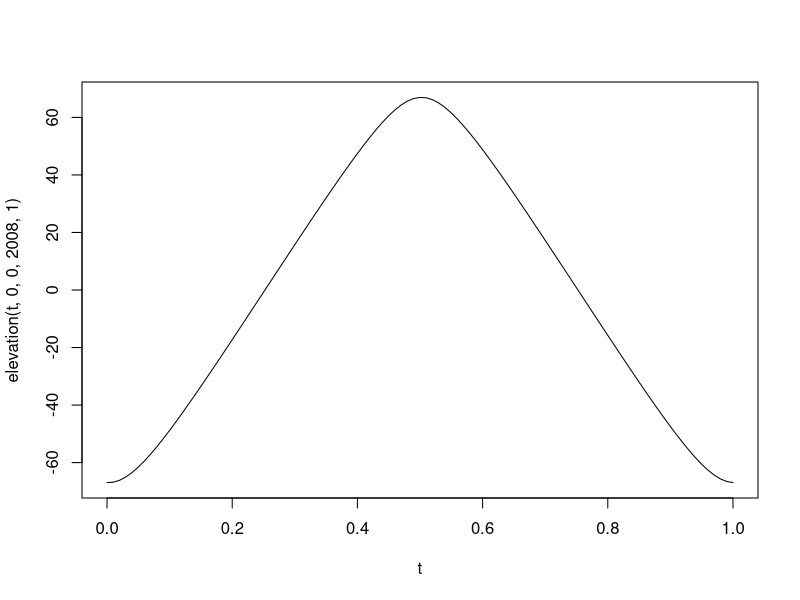

Source code (R):
Latitude = 0
Longitude = 0
year = 2008
day = 1
t=.5


elevation = function(t,Latitude,Longitude,year,day){
  #Converting the year and day to Julian Day and Century. 2454466.5 is
  #12:00 AM of Jan 1 2008. Using mid day as the average 2454467 is Jan 1 2008
  #ifelse(year == 2008, JulianDay = 2454466+day, JulianDay = 2454467+day+(year-2008)*365);
  JulianDay = 2454466+day;
  ##Calculate solar position constants for the day in question. These
  ##functions were obtained from an NOAA Solar Calculations spreadsheet.
  ##Note: the variation seen throughout a given day is so small that we can
  ##treat these as constants. More on this later.
  JulianCentury = (JulianDay-2451545)/36525;
  GeomMeanLongSunDeg = 280.46646+JulianCentury*(36000.76983+JulianCentury*.0003032)%%360;
  GeomMeanAnomSunDeg = 357.52911+JulianCentury*(35999.05029 - 0.0001537*JulianCentury);
  EccentEarthOrbit = 0.016708634-JulianCentury*(0.000042037+0.0000001267*JulianCentury);
  SunEqOfCtr = sin(pi/180*(GeomMeanAnomSunDeg))*(1.914602-JulianCentury*(0.004817+0.000014*JulianCentury))+sin(pi/180*(2*GeomMeanAnomSunDeg))*(0.019993-0.000101*JulianCentury)+sin(pi/180*(3*GeomMeanAnomSunDeg))*0.000289;
  SunTrueLongDeg = GeomMeanLongSunDeg+SunEqOfCtr;
  SunAppLongDeg = SunTrueLongDeg-0.00569-0.00478*sin(pi/180*(125.04-1934.136*JulianCentury));
  MeanObliqEclipticDeg = 23+(26+((21.448-JulianCentury*(46.815+JulianCentury*(0.00059-JulianCentury*0.001813))))/60)/60;
  ObliqCorrDeg = MeanObliqEclipticDeg+0.00256*cos(pi/180*(125.04-1934.136*JulianCentury));
  SunDeclineDeg = 180/pi*(asin(sin(pi/180*(ObliqCorrDeg))*sin(pi/180*(SunAppLongDeg))));
  vary = tan(pi/180*(ObliqCorrDeg/2))*tan(pi/180*(ObliqCorrDeg/2));
  EqOfTimeMinutes = 4*180/pi*(vary*sin(2*pi/180*(GeomMeanLongSunDeg))-2*EccentEarthOrbit*sin(pi/180*(GeomMeanAnomSunDeg))+4*EccentEarthOrbit*vary*sin(pi/180*(GeomMeanAnomSunDeg))*cos(2*pi/180*(GeomMeanLongSunDeg))-0.5*vary*vary*sin(4*pi/180*(GeomMeanLongSunDeg))-1.25*EccentEarthOrbit*EccentEarthOrbit*sin(2*pi/180*(GeomMeanAnomSunDeg)));

  ## Define maximum PAR ratio: Solar Constant*.487(%of radiation that makes up PAR)*scale(100)/Sin(90)
  MaxRatio=.487*1361*100;
  srssangle = 90;
  HASunriseDeg = Re(180/pi*(acos(cos(pi/180*(srssangle))/(cos(pi/180*(Latitude))*cos(pi/180*(SunDeclineDeg)))-tan(pi/180*(Latitude))*tan(pi/180*(SunDeclineDeg)))));
  SunlightDuration = HASunriseDeg/180;

  A = sin(Latitude*pi/180)*sin(SunDeclineDeg*pi/180);
  B = cos(Latitude*pi/180)*cos(SunDeclineDeg*pi/180);

  SolarNoon = (720-4*Longitude-EqOfTimeMinutes+0*60)/1440;
  Sunrise = ((SolarNoon*1440-HASunriseDeg*4)/1440)%%1 #keep sunrise positive and between zero and 1
  Sunset = Sunrise+SunlightDuration;

  C = EqOfTimeMinutes/4+Longitude;

  #90-(acos(sin(Latitude*pi/180)*sin(SunDeclineDeg*pi/180)+cos(Latitude*pi/180)*cos(SunDeclineDeg*pi/180)*cos((t*360+EqOfTimeMinutes/4+Longitude+180)*pi/180)))*180/pi
  return(90-(acos(A+B*cos((t*360+C+180)*pi/180)))*180/pi)
}
elevation(.5,0,0,2008,1)

t = seq(0,1,.01)
plot(t,elevation(t,0,0,2008,1),type = "l")
